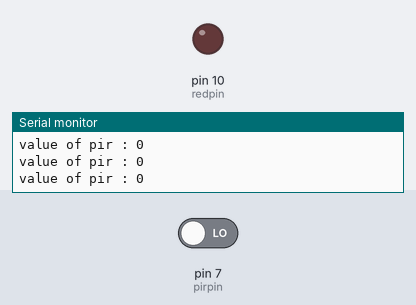
Bench run of a sketch on a simulated Arduino Uno, built with avr-gcc and run on an emulated ATmega328P. On the bench: output pins drawn as LEDs (lit = HIGH), the last lines printed to the serial monitor. Inputs (shaded band) come from the test bench; at power-on: pin 7 (pirpin) LOW.

Above: at 2.8 s.
2.9 s: pin 7 (pirpin) driven HIGH
At 4.1 s:
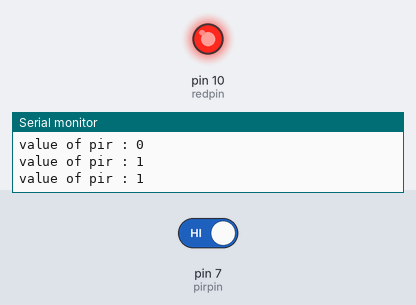
4.5 s: pin 7 (pirpin) driven LOW
At 5.6 s:
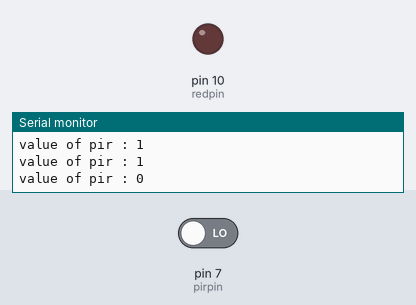
Timing chart, 0 to 7.5 s (numbered marks = the images above; inputs shaded):
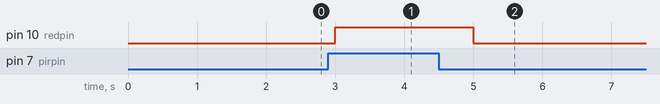

The sketch:

controlling_the_photo_resitor.ino
```cpp
int redpin=10;
int pirpin=7;
int pirVal=0;
void setup() {
  // put your setup code here, to run once:
pinMode(redpin,OUTPUT);
pinMode(pirpin,INPUT);
Serial.begin(9600);
}

void loop() {
  // put your main code here, to run repeatedly:
pirVal=digitalRead(pirpin);
Serial.print("value of pir : ");
Serial.println(pirVal);
if (pirVal==1)
{
digitalWrite(redpin,HIGH);
delay(1000);
}
else{
digitalWrite(redpin,LOW);
delay(1000);
}
}
```

Measured:
- after the input at 2.9 s, pin 10 (redpin): LOW → HIGH after 0.10 s
- after the input at 4.5 s, pin 10 (redpin): HIGH → LOW after 0.50 s
